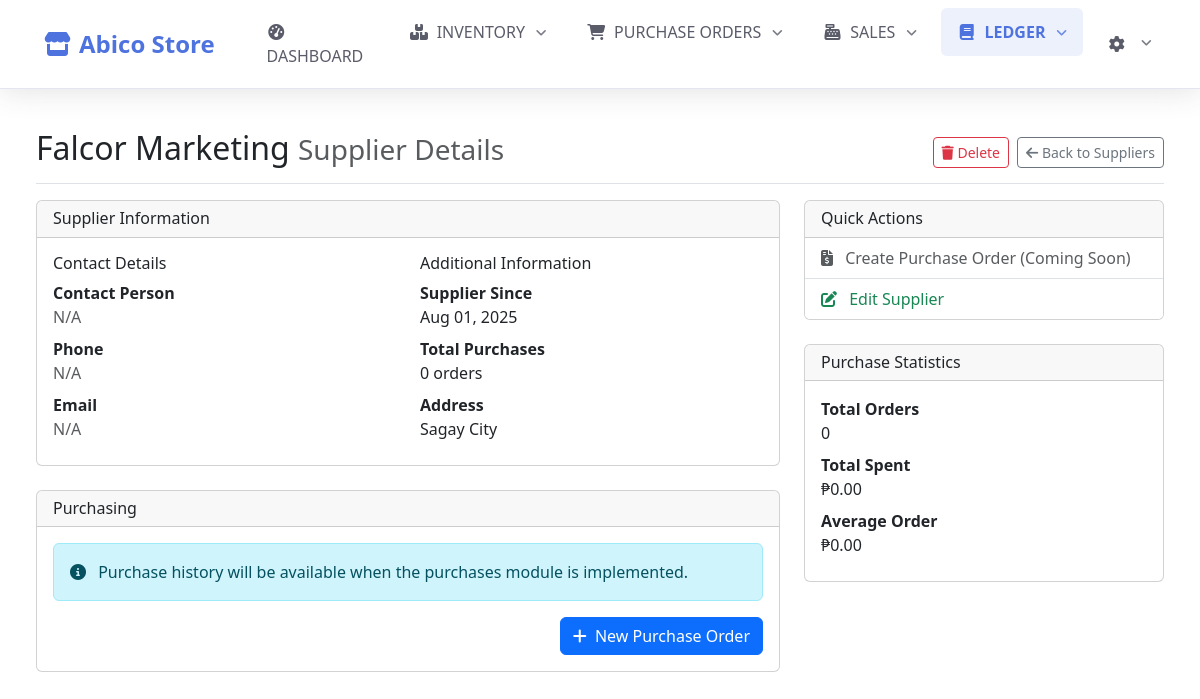
The page /ledger/suppliers/view.php?id=1 (signed in) on the database its author committed.
### tables this page shows
CREATE TABLE `suppliers` (
  `id` int(11) NOT NULL,
  `name` varchar(255) NOT NULL,
  `contact_person` varchar(255) DEFAULT NULL,
  `contact_number` varchar(50) DEFAULT NULL,
  `email` varchar(255) DEFAULT NULL,
  `address` text DEFAULT NULL,
  `created_at` timestamp NOT NULL DEFAULT current_timestamp(),
  `updated_at` timestamp NOT NULL DEFAULT current_timestamp() ON UPDATE current_timestamp()
);

### ledger/suppliers/view.php (the view, shortened to what this page needs)
<?php
$supplier_id = intval($_GET['id']);
$conn = getDBConnection();
$stmt = $conn->prepare("SELECT * FROM suppliers WHERE id = ?");
$stmt->bind_param("i", $supplier_id);
$stmt->execute();
$result = $stmt->get_result();
$supplier = $result->fetch_assoc();
require_once __DIR__ . '/../../templates/header.php';
?>
<div class="container-fluid px-4">
    <div class="d-flex justify-content-between flex-wrap flex-md-nowrap align-items-center pt-3 pb-2 mb-3 border-bottom">
        <h1 class="h2">
            <?php echo htmlspecialchars($supplier['name']); ?>
            <small class="text-muted">Supplier Details</small>
        </h1>
        <div class="btn-toolbar mb-2 mb-md-0">
            <a href="#" class="btn btn-sm btn-outline-danger me-2" data-bs-toggle="modal" data-bs-target="#deleteModal">
                <i class="fas fa-trash"></i> Delete
            </a>
            <a href="index.php" class="btn btn-sm btn-outline-secondary">
                <i class="fas fa-arrow-left"></i> Back to Suppliers
            </a>
        </div>
    </div>
    <div class="row mb-4">
        <div class="col-md-8">
            <div class="card mb-4">
                <div class="card-header">
                    <h6 class="mb-0">Supplier Information</h6>
                </div>
                <div class="card-body">
                    <div class="row">
                        <div class="col-md-6">
                            <h6>Contact Details</h6>
                            <dl class="mb-0">
                                <dt>Contact Person</dt>
                                <dd><?php echo !empty($supplier['contact_person']) ? htmlspecialchars($supplier['contact_person']) : '<span class="text-muted">N/A</span>'; ?></dd>
                                <dt class="mt-2">Phone</dt>
                                <dd>
                                    <?php if (!empty($supplier['contact_number'])): ?>
                                        <a href="tel:<?php echo htmlspecialchars($supplier['contact_number']); ?>">
                                            <?php echo htmlspecialchars($supplier['contact_number']); ?>
                                        </a>
                                    <?php else: ?>
                                        <span class="text-muted">N/A</span>
                                    <?php endif; ?>
                                </dd>
                                <dt class="mt-2">Email</dt>
                                <dd>
                                    <?php if (!empty($supplier['email'])): ?>
                                        <a href="mailto:<?php echo htmlspecialchars($supplier['email']); ?>">
                                            <?php echo htmlspecialchars($supplier['email']); ?>
                                        </a>
                                    <?php else: ?>
                                        <span class="text-muted">N/A</span>
                                    <?php endif; ?>
                                </dd>
                            </dl>
                        </div>
                        <div class="col-md-6">
                            <h6>Additional Information</h6>
                            <dl class="mb-0">
                                <dt>Supplier Since</dt>
                                <dd><?php echo date('M d, Y', strtotime($supplier['created_at'])); ?></dd>
                                <dt>Total Purchases</dt>
                                <dd>0 orders</dd>
                                <?php if (!empty($supplier['address'])): ?>
                                    <dt class="mt-2">Address</dt>
                                    <dd><?php echo nl2br(htmlspecialchars($supplier['address'])); ?></dd>
                                <?php endif; ?>
                            </dl>
                        </div>
                    </div>
                </div>
            </div>
            <div class="card">
                <div class="card-header">
                    <h6 class="mb-0">Purchasing</h6>
                </div>
                <div class="card-body">
                    <div class="alert alert-info">
                        <i class="fas fa-info-circle me-2"></i>
                        Purchase history will be available when the purchases module is implemented.
                    </div>
                    <div class="text-end">
                        <a href="#" class="btn btn-primary" disabled>
                            <i class="fas fa-plus me-1"></i> New Purchase Order
                        </a>
                    </div>
                </div>
            </div>
        </div>
        <div class="col-md-4">
            <div class="card mb-4">
                <div class="card-header">
                    <h6 class="mb-0">Quick Actions</h6>
                </div>
                <div class="list-group list-group-flush">
                    <a href="#" class="list-group-item list-group-item-action text-muted" disabled>
                        <i class="fas fa-file-invoice-dollar me-2"></i> Create Purchase Order (Coming Soon)
                    </a>
                    <a href="edit.php?id=<?php echo $supplier_id; ?>" class="list-group-item list-group-item-action text-success">
                        <i class="fas fa-edit me-2"></i> Edit Supplier
                    </a>
                </div>
            </div>
            <div class="card">
                <div class="card-header">
                    <h6 class="mb-0">Purchase Statistics</h6>
                </div>
                <div class="card-body">
                    <dl class="mb-0">
                        <dt>Total Orders</dt>
                        <dd>0</dd>
                        <dt class="mt-2">Total Spent</dt>
                        <dd>₱0.00</dd>
                        <dt class="mt-2">Average Order</dt>
                        <dd>₱0.00</dd>
                    </dl>
                </div>
            </div>
        </div>
    </div>
</div>
<?php
require_once __DIR__ . '/../../templates/footer.php';
?>

### assets/css/custom.css (style rules this page uses)
:root { --primary-color: #4e73df; --secondary-color: #f8f9fc; --accent-color: #36b9cc; --text-dark: #5a5c69; --shadow: 0 0.15rem 1.75rem 0 rgba(58, 59, 69, 0.15); --danger-color: #dc3545; }

### rows shown on the page
suppliers: name "Falcor Marketing", created_at "Aug 01, 2025", address "Sagay City"
